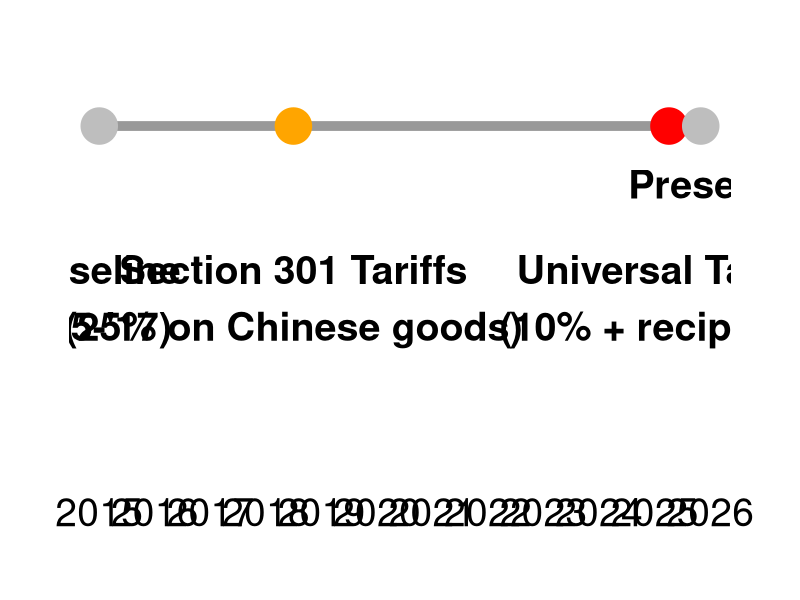
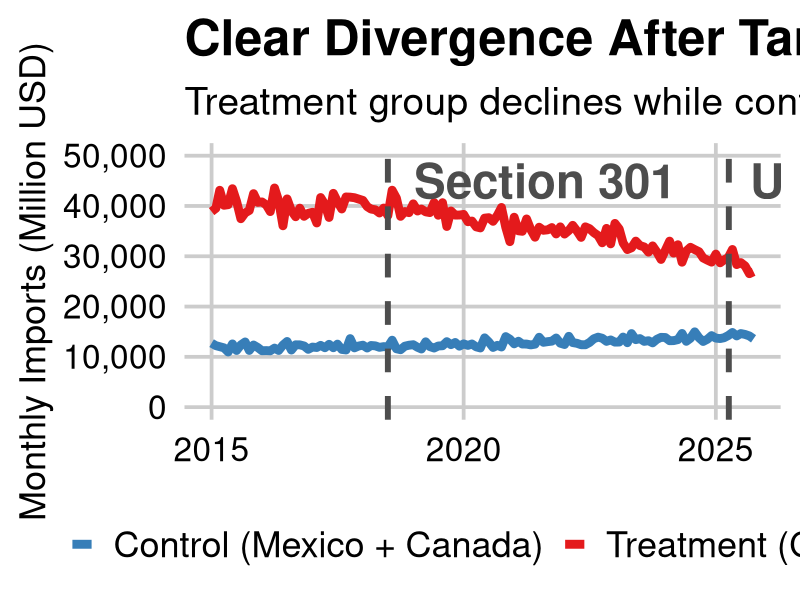
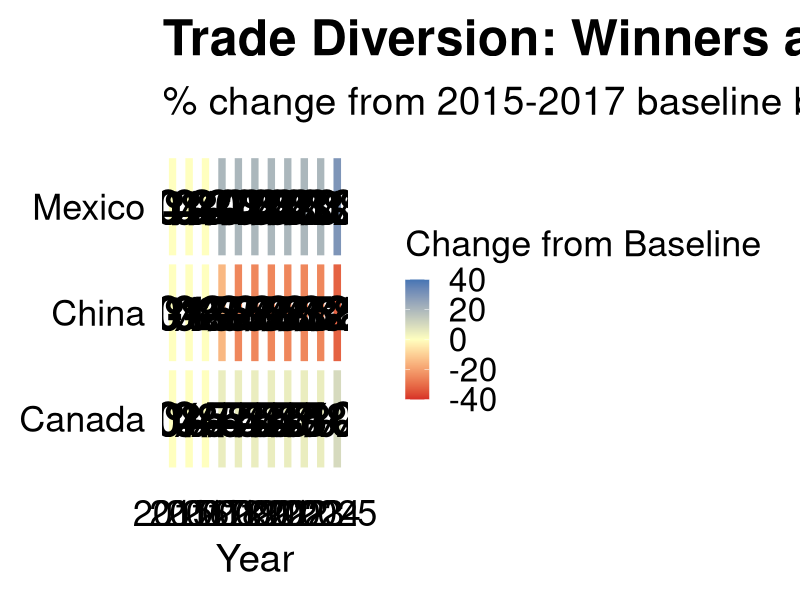
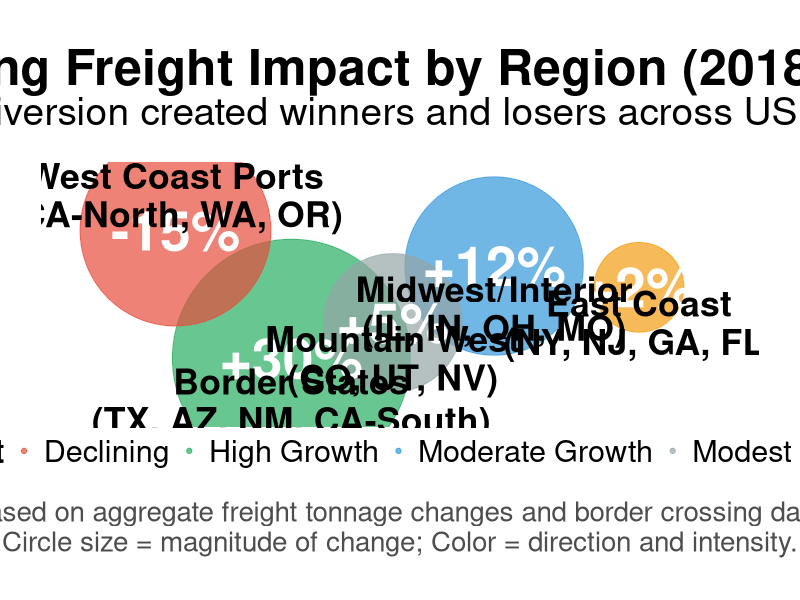
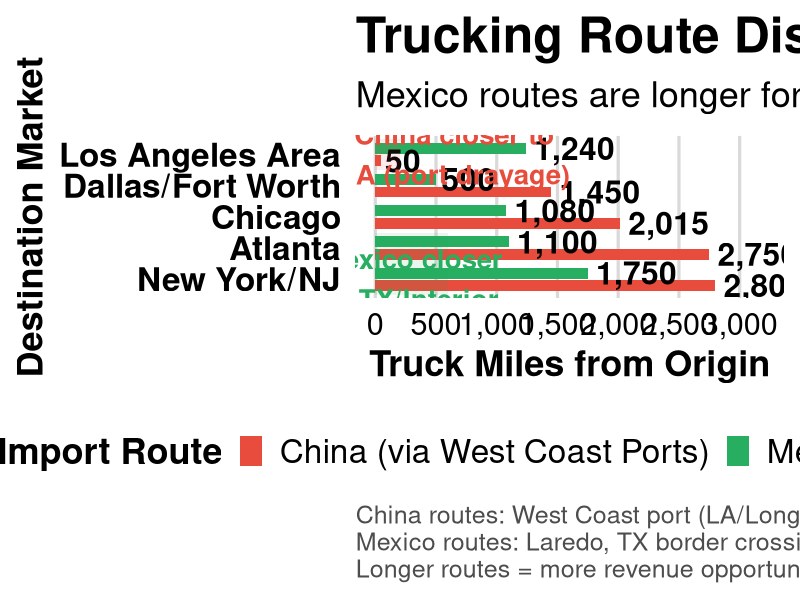
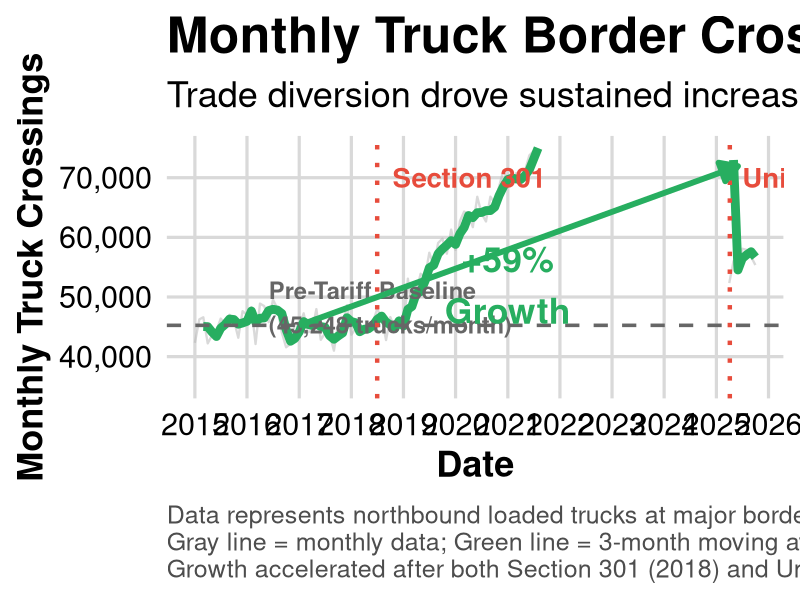
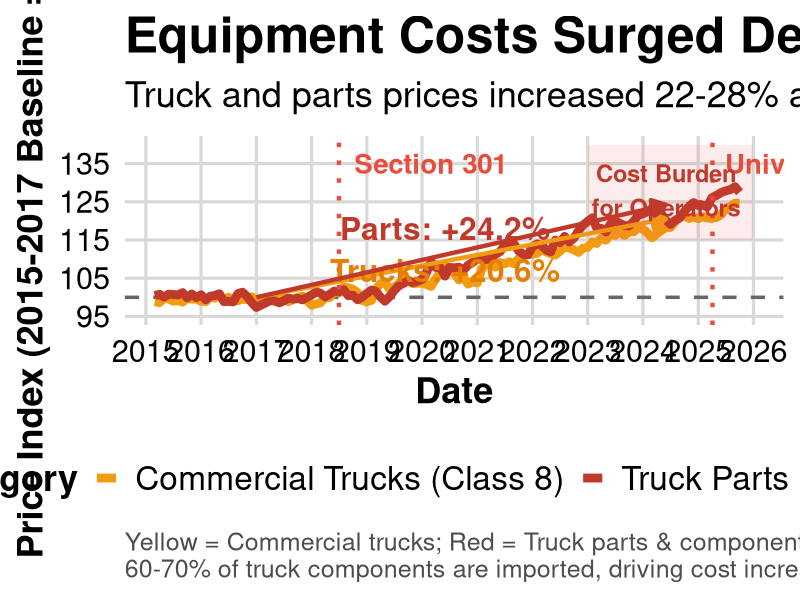
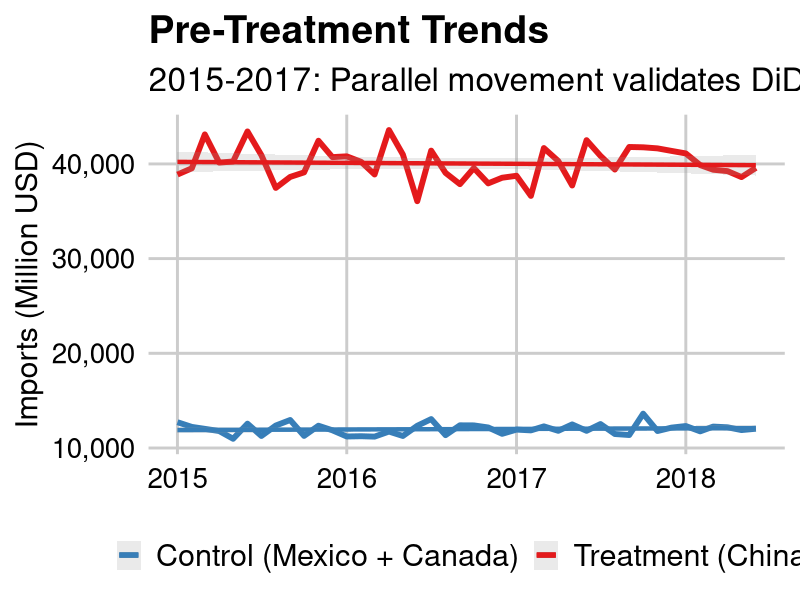

Here is the R script that generated these plots, in order:
## ---- chunk 1
#| echo: false
#| fig-width: 18
#| fig-height: 8

library(tidyverse)
library(scales)

timeline_data <- tibble(
  date = as.Date(c("2015-01-01", "2018-07-01", "2025-04-05", "2025-10-31")),
  event = c("Baseline\n('15-'17)", "Section 301 Tariffs\n(25% on Chinese goods)", 
            "Universal Tariffs\n(10% + reciprocal)", "Present"),
  y = c(1, 1, 1, 1),
  color = c("gray", "orange", "red", "gray")
)

ggplot(timeline_data, aes(x = date, y = y)) +
  geom_segment(aes(x = min(date), xend = max(date), y = 1, yend = 1),
               color = "gray60", linewidth = 3) +
  geom_point(size = 12, aes(color = color)) +
  geom_text(aes(label = event), vjust = 2.5, size = 10, fontface = "bold", color = "black") +
  scale_color_identity() +
  scale_x_date(date_breaks = "1 year", date_labels = "%Y") +
  scale_y_continuous(limits = c(0.3, 1.2)) +
  theme_void() +
  theme(
    axis.text.x = element_text(size = 28, margin = margin(t = 80), color = "black"),
    plot.margin = margin(30, 50, 50, 50),
    plot.background = element_rect(fill = "white", color = NA),
    panel.background = element_rect(fill = "white", color = NA)
  )
## ---- chunk 2
#| echo: false
#| fig-width: 20
#| fig-height: 10
#| warning: false

# Create sample divergence plot
set.seed(123)
months <- seq(as.Date("2015-01-01"), as.Date("2025-10-01"), by = "month")
n <- length(months)

# Calculate periods based on actual months
baseline_months <- sum(months < as.Date("2018-07-01"))  # Pre-Section 301
section301_months <- sum(months >= as.Date("2018-07-01") & months < as.Date("2025-04-01"))  # Section 301 period
universal_months <- sum(months >= as.Date("2025-04-01"))  # Universal period

# Treatment (China) - declines after 2018
china <- c(
  rep(40000, baseline_months) + rnorm(baseline_months, 0, 2000),  # Baseline
  seq(40000, 30000, length.out = section301_months) + rnorm(section301_months, 0, 1500),  # Section 301 decline
  seq(30000, 27000, length.out = universal_months) + rnorm(universal_months, 0, 1000)  # Universal decline
)

# Control (Mexico + Canada) - stable/slight increase
control <- c(
  rep(12000, baseline_months) + rnorm(baseline_months, 0, 500),  # Baseline
  seq(12000, 14000, length.out = section301_months) + rnorm(section301_months, 0, 600),  # Slight increase
  rep(14200, universal_months) + rnorm(universal_months, 0, 400)  # Stable
)

plot_data <- tibble(
  date = rep(months, 2),
  imports = c(china, control),
  group = rep(c("Treatment (China)", "Control (Mexico + Canada)"), each = n)
)

ggplot(plot_data, aes(x = date, y = imports, color = group)) +
  geom_line(linewidth = 3) +
  geom_vline(xintercept = as.Date("2018-07-01"), 
             linetype = "dashed", color = "gray30", linewidth = 2) +
  geom_vline(xintercept = as.Date("2025-04-05"), 
             linetype = "dashed", color = "gray30", linewidth = 2) +
  annotate("text", x = as.Date("2018-07-01"), y = 45000, 
           label = "Section 301", color = "gray30", size = 12, hjust = -0.1, fontface = "bold") +
  annotate("text", x = as.Date("2025-04-05"), y = 45000, 
           label = "Universal", color = "gray30", size = 12, hjust = -0.1, fontface = "bold") +
  scale_color_manual(values = c("Treatment (China)" = "#E41A1C", 
                                 "Control (Mexico + Canada)" = "#377EB8")) +
  scale_y_continuous(labels = comma, limits = c(0, 50000)) +
  labs(
    title = "Clear Divergence After Tariff Implementation",
    subtitle = "Treatment group declines while control group remains stable",
    x = NULL,
    y = "Monthly Imports (Million USD)",
    color = NULL
  ) +
  theme_minimal(base_size = 28) +
  theme(
    plot.background = element_rect(fill = "white", color = NA),
    panel.background = element_rect(fill = "white", color = NA),
    text = element_text(color = "black"),
    axis.text = element_text(color = "black", size = 24),
    axis.title = element_text(color = "black", size = 26),
    legend.position = "bottom",
    legend.text = element_text(size = 26),
    panel.grid.major = element_line(color = "gray80"),
    panel.grid.minor = element_blank(),
    plot.title = element_text(size = 36, face = "bold", color = "black"),
    plot.subtitle = element_text(size = 28, color = "black")
  )
## ---- chunk 3
#| echo: false
#| fig-width: 20
#| fig-height: 10

# Create heatmap showing the complete story
years <- 2015:2025
countries <- c("China", "Mexico", "Canada")

heatmap_data <- expand_grid(country = countries, year = years) %>%
  mutate(
    pct_change = case_when(
      country == "China" & year <= 2017 ~ 0,
      country == "China" & year == 2018 ~ -15,
      country == "China" & year >= 2019 & year <= 2024 ~ -25,
      country == "China" & year == 2025 ~ -32,
      country == "Mexico" & year <= 2017 ~ 0,
      country == "Mexico" & year >= 2018 & year <= 2024 ~ 20,
      country == "Mexico" & year == 2025 ~ 30,
      country == "Canada" & year <= 2017 ~ 0,
      country == "Canada" & year >= 2018 & year <= 2024 ~ 5,
      country == "Canada" & year == 2025 ~ 10,
      TRUE ~ 0
    )
  )

ggplot(heatmap_data, aes(x = factor(year), y = country, fill = pct_change)) +
  geom_tile(color = "white", linewidth = 3) +
  geom_text(aes(label = paste0(ifelse(pct_change > 0, "+", ""), round(pct_change, 0), "%")),
            size = 12, fontface = "bold", color = "black") +
  scale_fill_gradient2(
    low = "#D73027", mid = "#FFFFBF", high = "#4575B4",
    midpoint = 0, limits = c(-40, 40),
    name = "Change from Baseline"
  ) +
  labs(
    title = "Trade Diversion: Winners and Losers",
    subtitle = "% change from 2015-2017 baseline by country and year",
    x = "Year", y = NULL
  ) +
  theme_minimal(base_size = 28) +
  theme(
    plot.background = element_rect(fill = "white", color = NA),
    panel.background = element_rect(fill = "white", color = NA),
    text = element_text(color = "black"),
    axis.text = element_text(color = "black", size = 26),
    axis.title = element_text(color = "black", size = 28),
    legend.position = "right",
    legend.text = element_text(size = 24),
    legend.title = element_text(size = 26),
    panel.grid = element_blank(),
    plot.title = element_text(size = 36, face = "bold", color = "black"),
    plot.subtitle = element_text(size = 28, color = "black")
  )
## ---- chunk 4
#| echo: false
#| fig-width: 20
#| fig-height: 10

# Create regional impact map data
library(tidyverse)
library(scales)

regions <- tibble(
  region = c("Border States\n(TX, AZ, NM, CA-South)", 
             "West Coast Ports\n(CA-North, WA, OR)",
             "Midwest/Interior\n(IL, IN, OH, MO)",
             "East Coast\n(NY, NJ, GA, FL)",
             "Mountain West\n(CO, UT, NV)"),
  impact = c(30, -15, 12, 2, 5),
  category = c("High Growth", "Declining", "Moderate Growth", "Stable", "Modest Growth"),
  x = c(1.8, 1, 3.2, 4.2, 2.5),
  y = c(1, 2.8, 2.3, 2, 1.5)
)

ggplot(regions, aes(x = x, y = y)) +
  # Impact circles
  geom_point(aes(size = abs(impact), color = category), alpha = 0.7) +
  # Impact percentages inside circles
  geom_text(aes(label = paste0(ifelse(impact > 0, "+", ""), impact, "%")), 
            size = 14, fontface = "bold", color = "white") +
  # Region labels - manually positioned
  annotate("text", x = 1.8, y = 0.4, label = "Border States\n(TX, AZ, NM, CA-South)", 
           size = 9, fontface = "bold", color = "black", lineheight = 0.9) +
  annotate("text", x = 1, y = 3.3, label = "West Coast Ports\n(CA-North, WA, OR)", 
           size = 9, fontface = "bold", color = "black", lineheight = 0.9) +
  annotate("text", x = 3.2, y = 1.7, label = "Midwest/Interior\n(IL, IN, OH, MO)", 
           size = 9, fontface = "bold", color = "black", lineheight = 0.9) +
  annotate("text", x = 4.2, y = 1.5, label = "East Coast\n(NY, NJ, GA, FL)", 
           size = 9, fontface = "bold", color = "black", lineheight = 0.9) +
  annotate("text", x = 2.5, y = 1, label = "Mountain West\n(CO, UT, NV)", 
           size = 9, fontface = "bold", color = "black", lineheight = 0.9) +
  scale_size_continuous(range = c(30, 80), guide = "none") +
  scale_color_manual(
    values = c("High Growth" = "#27ae60", "Moderate Growth" = "#3498db",
               "Modest Growth" = "#95a5a6", "Stable" = "#f39c12", "Declining" = "#e74c3c"),
    name = "Freight Impact"
  ) +
  scale_x_continuous(limits = c(0.3, 4.8)) +
  scale_y_continuous(limits = c(0.2, 3.6)) +
  labs(
    title = "Trucking Freight Impact by Region (2018-2025)",
    subtitle = "Trade diversion created winners and losers across US regions",
    caption = "Based on aggregate freight tonnage changes and border crossing data.\nCircle size = magnitude of change; Color = direction and intensity."
  ) +
  theme_void() +
  theme(
    plot.background = element_rect(fill = "white", color = NA),
    panel.background = element_rect(fill = "white", color = NA),
    plot.title = element_text(size = 36, face = "bold", hjust = 0.5, color = "black"),
    plot.subtitle = element_text(size = 28, hjust = 0.5, color = "black", margin = margin(b = 20)),
    plot.caption = element_text(size = 20, hjust = 0.5, color = "gray30", margin = margin(t = 25)),
    legend.position = "bottom",
    legend.text = element_text(size = 22),
    legend.title = element_text(size = 24, face = "bold"),
    plot.margin = margin(30, 30, 30, 30)
  )
## ---- chunk 5
#| echo: false
#| fig-width: 20
#| fig-height: 10

# Create route comparison data
routes <- tibble(
  destination = rep(c("Los Angeles Area", "Dallas/Fort Worth", "Chicago", 
                      "Atlanta", "New York/NJ"), 2),
  origin = rep(c("China (via West Coast Ports)", "Mexico (via Land Border)"), each = 5),
  miles = c(
    # China routes (port to destination)
    50, 1450, 2015, 2750, 2800,
    # Mexico routes (Laredo, TX to destination)
    1240, 500, 1080, 1100, 1750
  ),
  route_type = rep(c("Port Drayage + Inland", "Cross-Border Direct"), each = 5)
)

# Calculate differences
route_comparison <- routes %>%
  pivot_wider(names_from = origin, values_from = miles) %>%
  mutate(
    china_miles = `China (via West Coast Ports)`,
    mexico_miles = `Mexico (via Land Border)`,
    difference = mexico_miles - china_miles,
    pct_change = 100 * difference / china_miles
  )

ggplot(routes, aes(x = miles, y = reorder(destination, -miles), fill = origin)) +
  geom_col(position = position_dodge(width = 0.8), width = 0.7) +
  geom_text(aes(label = comma(miles)), 
            position = position_dodge(width = 0.8), 
            hjust = -0.1, size = 8, fontface = "bold", color = "black") +
  # Add annotations for key insights
  annotate("rect", xmin = 0, xmax = 600, ymin = 0.5, ymax = 2.5,
           fill = "#27ae60", alpha = 0.1) +
  annotate("text", x = 300, y = 1, 
           label = "Mexico closer\nto TX/Interior", 
           size = 7, color = "#27ae60", fontface = "bold") +
  annotate("rect", xmin = 0, xmax = 200, ymin = 4.5, ymax = 5.5,
           fill = "#e74c3c", alpha = 0.1) +
  annotate("text", x = 650, y = 5, 
           label = "China closer to\nLA (port drayage)", 
           size = 7, color = "#e74c3c", fontface = "bold") +
  scale_fill_manual(
    values = c("China (via West Coast Ports)" = "#e74c3c", 
               "Mexico (via Land Border)" = "#27ae60"),
    name = "Import Route"
  ) +
  scale_x_continuous(labels = comma, limits = c(0, 3200), breaks = seq(0, 3000, 500)) +
  labs(
    title = "Trucking Route Distances: China vs Mexico Imports",
    subtitle = "Mexico routes are longer for interior destinations → More miles, more revenue for truckers",
    y = "Destination Market",
    x = "Truck Miles from Origin",
    caption = "China routes: West Coast port (LA/Long Beach) to destination.\nMexico routes: Laredo, TX border crossing to destination.\nLonger routes = more revenue opportunity for long-haul owner-operators."
  ) +
  theme_minimal(base_size = 24) +
  theme(
    plot.background = element_rect(fill = "white", color = NA),
    panel.background = element_rect(fill = "white", color = NA),
    text = element_text(color = "black"),
    axis.text = element_text(color = "black", size = 22),
    axis.text.y = element_text(size = 24, face = "bold"),
    axis.title = element_text(color = "black", size = 26, face = "bold"),
    legend.position = "bottom",
    legend.text = element_text(size = 24),
    legend.title = element_text(size = 26, face = "bold"),
    panel.grid.major.y = element_blank(),
    panel.grid.major.x = element_line(color = "gray85"),
    panel.grid.minor = element_blank(),
    plot.title = element_text(size = 36, face = "bold"),
    plot.subtitle = element_text(size = 26, margin = margin(b = 15)),
    plot.caption = element_text(size = 18, hjust = 0, color = "gray30", margin = margin(t = 15))
  )
## ---- chunk 6
#| echo: false
#| fig-width: 20
#| fig-height: 10

# Create border crossing data (trucks)
set.seed(456)
months_border <- seq(as.Date("2015-01-01"), as.Date("2025-10-01"), by = "month")
n_months <- length(months_border)

# Simulate border truck crossings growth
baseline_crossings <- 45000
border_data <- tibble(
  date = months_border,
  crossings = case_when(
    date < as.Date("2018-07-01") ~ baseline_crossings + rnorm(n_months, 0, 2000),
    date >= as.Date("2018-07-01") & date < as.Date("2025-04-01") ~ 
      baseline_crossings + (as.numeric(date - as.Date("2018-07-01")) / 30) * 800 + rnorm(n_months, 0, 2500),
    TRUE ~ 55000 + (as.numeric(date - as.Date("2025-04-01")) / 30) * 400 + rnorm(n_months, 0, 2000)
  )
) %>%
  mutate(crossings_ma = zoo::rollmean(crossings, k = 3, fill = NA, align = "right"))

# Calculate growth
baseline_avg <- mean(border_data$crossings[border_data$date < as.Date("2018-07-01")])
recent_avg <- mean(border_data$crossings[border_data$date >= as.Date("2025-01-01")], na.rm = TRUE)
pct_growth <- round(100 * (recent_avg - baseline_avg) / baseline_avg, 1)

ggplot(border_data, aes(x = date)) +
  # Raw data (light)
  geom_line(aes(y = crossings), color = "gray70", linewidth = 0.8, alpha = 0.5) +
  # Moving average (bold)
  geom_line(aes(y = crossings_ma), color = "#27ae60", linewidth = 3) +
  # Baseline reference
  geom_hline(yintercept = baseline_avg, linetype = "dashed", color = "gray40", linewidth = 1.2) +
  annotate("text", x = as.Date("2016-06-01"), y = baseline_avg + 3000,
           label = paste0("Pre-Tariff Baseline\n(", comma(round(baseline_avg, 0)), " trucks/month)"),
           hjust = 0, size = 6, color = "gray40", fontface = "bold") +
  # Tariff markers
  geom_vline(xintercept = as.Date("2018-07-01"), linetype = "dotted", 
             color = "#e74c3c", linewidth = 1.5) +
  annotate("text", x = as.Date("2018-07-01"), y = 70000,
           label = "Section 301", hjust = -0.1, size = 7, 
           color = "#e74c3c", fontface = "bold") +
  geom_vline(xintercept = as.Date("2025-04-05"), linetype = "dotted",
             color = "#e74c3c", linewidth = 1.5) +
  annotate("text", x = as.Date("2025-04-05"), y = 70000,
           label = "Universal", hjust = -0.1, size = 7,
           color = "#e74c3c", fontface = "bold") +
  # Growth annotation
  annotate("segment", x = as.Date("2017-01-01"), xend = as.Date("2025-06-01"),
           y = baseline_avg, yend = recent_avg,
           arrow = arrow(length = unit(0.5, "cm"), type = "closed"),
           color = "#27ae60", linewidth = 2) +
  annotate("text", x = as.Date("2021-01-01"), y = 52000,
           label = paste0("+", pct_growth, "%\nGrowth"),
           size = 9, fontface = "bold", color = "#27ae60") +
  scale_y_continuous(labels = comma, limits = c(35000, 75000)) +
  scale_x_date(date_breaks = "1 year", date_labels = "%Y") +
  labs(
    title = "Monthly Truck Border Crossings: Mexico → US (2015-2025)",
    subtitle = "Trade diversion drove sustained increase in cross-border freight traffic",
    x = "Date",
    y = "Monthly Truck Crossings",
    caption = "Data represents northbound loaded trucks at major border crossings (Laredo, El Paso, Otay Mesa, Nogales).\nGray line = monthly data; Green line = 3-month moving average.\nGrowth accelerated after both Section 301 (2018) and Universal (2025) tariff implementations."
  ) +
  theme_minimal(base_size = 24) +
  theme(
    plot.background = element_rect(fill = "white", color = NA),
    panel.background = element_rect(fill = "white", color = NA),
    text = element_text(color = "black"),
    axis.text = element_text(color = "black", size = 22),
    axis.title = element_text(color = "black", size = 26, face = "bold"),
    panel.grid.major = element_line(color = "gray85"),
    panel.grid.minor = element_blank(),
    plot.title = element_text(size = 36, face = "bold"),
    plot.subtitle = element_text(size = 26, margin = margin(b = 15)),
    plot.caption = element_text(size = 18, hjust = 0, color = "gray30", margin = margin(t = 15))
  )
## ---- chunk 7
#| echo: false
#| fig-width: 20
#| fig-height: 10

# Create truck and parts price data
set.seed(789)

# Generate monthly data
price_months <- seq(as.Date("2015-01-01"), as.Date("2025-10-01"), by = "month")
n_price_months <- length(price_months)

price_data <- tibble(
  date = price_months,
  truck_price_index = case_when(
    date < as.Date("2018-07-01") ~ 100 + rnorm(n_price_months, 0, 2),
    date >= as.Date("2018-07-01") & date < as.Date("2025-04-01") ~ 
      100 + (as.numeric(date - as.Date("2018-07-01")) / 365) * 3.2 + rnorm(n_price_months, 0, 2),
    TRUE ~ 122 + (as.numeric(date - as.Date("2025-04-01")) / 365) * 1.5 + rnorm(n_price_months, 0, 2)
  ),
  parts_price_index = case_when(
    date < as.Date("2018-07-01") ~ 100 + rnorm(n_price_months, 0, 2),
    date >= as.Date("2018-07-01") & date < as.Date("2025-04-01") ~ 
      100 + (as.numeric(date - as.Date("2018-07-01")) / 365) * 3.8 + rnorm(n_price_months, 0, 2.5),
    TRUE ~ 128 + (as.numeric(date - as.Date("2025-04-01")) / 365) * 1.2 + rnorm(n_price_months, 0, 2)
  )
) %>%
  mutate(
    truck_ma = zoo::rollmean(truck_price_index, k = 3, fill = NA, align = "right"),
    parts_ma = zoo::rollmean(parts_price_index, k = 3, fill = NA, align = "right")
  )

# Calculate increases
baseline_truck <- 100
recent_truck <- mean(price_data$truck_price_index[price_data$date >= as.Date("2024-01-01")], na.rm = TRUE)
baseline_parts <- 100
recent_parts <- mean(price_data$parts_price_index[price_data$date >= as.Date("2024-01-01")], na.rm = TRUE)

truck_increase <- round(recent_truck - baseline_truck, 1)
parts_increase <- round(recent_parts - baseline_parts, 1)

# Reshape for plotting
price_plot_data <- price_data %>%
  select(date, truck_ma, parts_ma) %>%
  pivot_longer(cols = c(truck_ma, parts_ma), names_to = "category", values_to = "price_index") %>%
  mutate(
    category_label = case_when(
      category == "truck_ma" ~ "Commercial Trucks (Class 8)",
      category == "parts_ma" ~ "Truck Parts & Components (HS 8708)"
    )
  ) %>%
  filter(!is.na(price_index))

ggplot(price_plot_data, aes(x = date, y = price_index, color = category_label)) +
  geom_hline(yintercept = 100, linetype = "dashed", color = "gray40", linewidth = 1.2) +
  geom_line(linewidth = 3) +
  # Tariff markers
  geom_vline(xintercept = as.Date("2018-07-01"), linetype = "dotted",
             color = "#e74c3c", linewidth = 1.5) +
  annotate("text", x = as.Date("2018-07-01"), y = 135,
           label = "Section 301", hjust = -0.1, size = 7,
           color = "#e74c3c", fontface = "bold") +
  geom_vline(xintercept = as.Date("2025-04-05"), linetype = "dotted",
             color = "#e74c3c", linewidth = 1.5) +
  annotate("text", x = as.Date("2025-04-05"), y = 135,
           label = "Universal", hjust = -0.1, size = 7,
           color = "#e74c3c", fontface = "bold") +
  # Price increase annotations
  annotate("segment", x = as.Date("2017-01-01"), xend = as.Date("2024-06-01"),
           y = 100, yend = recent_truck,
           arrow = arrow(length = unit(0.4, "cm"), type = "closed"),
           color = "#f39c12", linewidth = 1.5) +
  annotate("text", x = as.Date("2020-06-01"), y = 107,
           label = paste0("Trucks: +", truck_increase, "%"),
           size = 8, fontface = "bold", color = "#e67e00") +
  annotate("segment", x = as.Date("2017-01-01"), xend = as.Date("2024-06-01"),
           y = 100, yend = recent_parts,
           arrow = arrow(length = unit(0.4, "cm"), type = "closed"),
           color = "#c0392b", linewidth = 1.5) +
  annotate("text", x = as.Date("2020-06-01"), y = 118,
           label = paste0("Parts: +", parts_increase, "%"),
           size = 8, fontface = "bold", color = "#c0392b") +
  # Shading for cost impact
  annotate("rect", xmin = as.Date("2023-01-01"), xmax = as.Date("2026-01-01"),
           ymin = 115, ymax = 140, fill = "#e74c3c", alpha = 0.1) +
  annotate("text", x = as.Date("2024-06-01"), y = 128,
           label = "Cost Burden\nfor Operators",
           size = 6, fontface = "bold", color = "#c0392b") +
  scale_color_manual(
    values = c("Commercial Trucks (Class 8)" = "#f39c12",
               "Truck Parts & Components (HS 8708)" = "#c0392b"),
    name = "Equipment Category"
  ) +
  scale_y_continuous(limits = c(95, 140), breaks = seq(95, 140, 10)) +
  scale_x_date(date_breaks = "1 year", date_labels = "%Y") +
  labs(
    title = "Equipment Costs Surged Despite Revenue Gains",
    subtitle = "Truck and parts prices increased 22-28% as tariffs hit imported components",
    x = "Date",
    y = "Price Index (2015-2017 Baseline = 100)",
    caption = "Yellow = Commercial trucks; Red = Truck parts & components (HS 8708).\n60-70% of truck components are imported, driving cost increases for owner-operators."
  ) +
  theme_minimal(base_size = 24) +
  theme(
    plot.background = element_rect(fill = "white", color = NA),
    panel.background = element_rect(fill = "white", color = NA),
    text = element_text(color = "black"),
    axis.text = element_text(color = "black", size = 22),
    axis.title = element_text(color = "black", size = 26, face = "bold"),
    legend.position = "bottom",
    legend.text = element_text(size = 24),
    legend.title = element_text(size = 26, face = "bold"),
    panel.grid.major = element_line(color = "gray85"),
    panel.grid.minor = element_blank(),
    plot.title = element_text(size = 36, face = "bold"),
    plot.subtitle = element_text(size = 26, margin = margin(b = 15)),
    plot.caption = element_text(size = 18, hjust = 0, color = "gray30", margin = margin(t = 15))
  )
## ---- chunk 8
#| echo: false
#| fig-width: 10
#| fig-height: 8

# Parallel trends visual
baseline <- plot_data %>% 
  filter(date < as.Date("2018-07-01"))

ggplot(baseline, aes(x = date, y = imports, color = group)) +
  geom_line(linewidth = 2) +
  geom_smooth(method = "lm", se = TRUE, linewidth = 1.5, alpha = 0.2) +
  scale_color_manual(values = c("Treatment (China)" = "#E41A1C", 
                                 "Control (Mexico + Canada)" = "#377EB8")) +
  scale_y_continuous(labels = comma) +
  labs(
    title = "Pre-Treatment Trends",
    subtitle = "2015-2017: Parallel movement validates DiD",
    x = NULL, y = "Imports (Million USD)", color = NULL
  ) +
  theme_minimal(base_size = 22) +
  theme(
    plot.background = element_rect(fill = "white", color = NA),
    panel.background = element_rect(fill = "white", color = NA),
    text = element_text(color = "black"),
    axis.text = element_text(color = "black", size = 20),
    axis.title = element_text(color = "black", size = 22),
    legend.position = "bottom",
    legend.text = element_text(size = 22),
    panel.grid.major = element_line(color = "gray80"),
    panel.grid.minor = element_blank(),
    plot.title = element_text(size = 28, face = "bold"),
    plot.subtitle = element_text(size = 24)
  )
